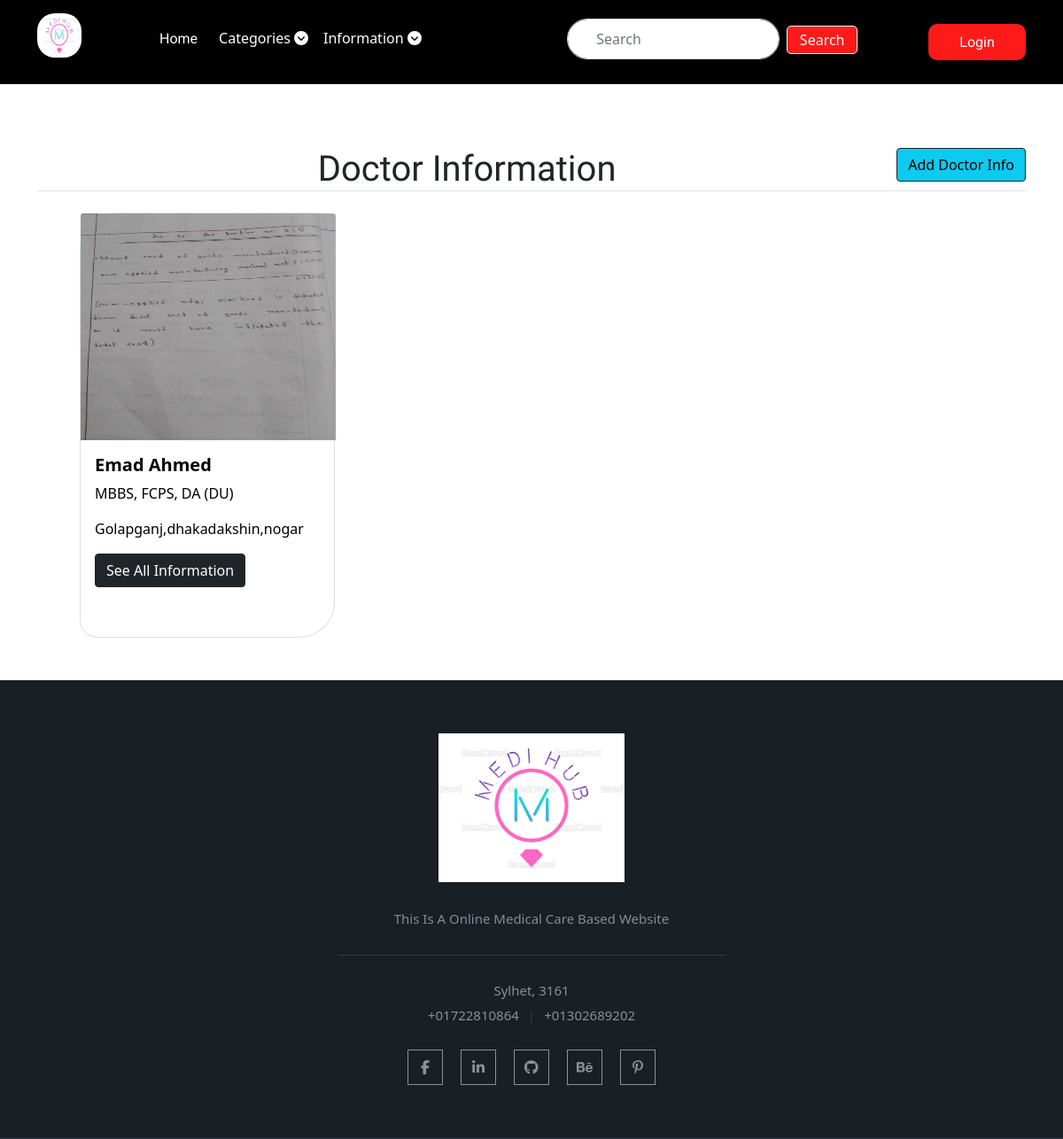
The page /doctor/ on the database as committed earlier.
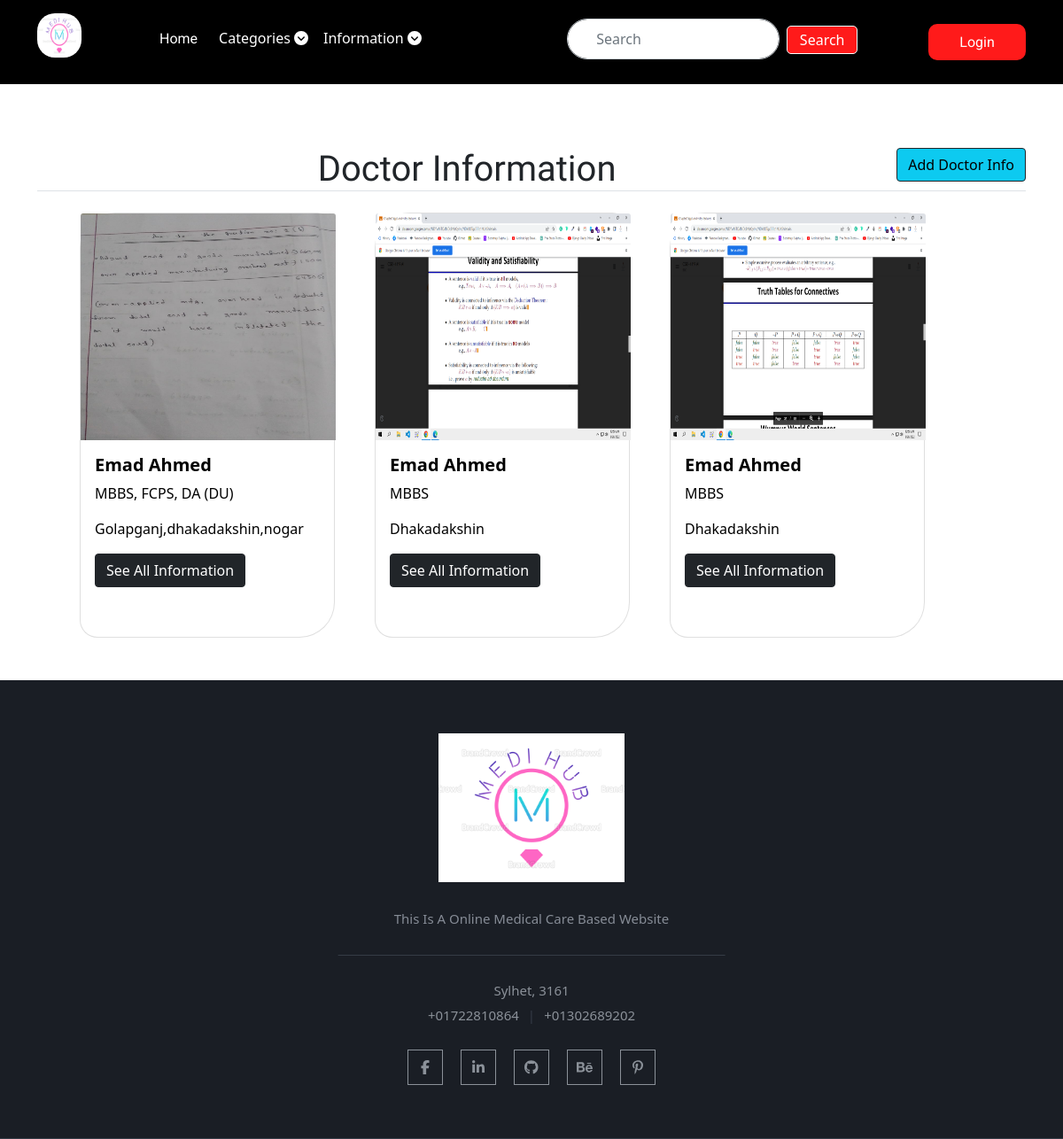
The same page on the database as committed later.
### mediapp/models.py (models this page shows, shortened)
class DoctorInfo(models.Model):
    name = models.CharField(max_length=100)
    qualification = models.CharField(max_length=200)
    specialist = models.CharField(max_length=200, blank=True)
    chamber = models.CharField(max_length=300)
    chamber_address = models.CharField(max_length=300)
    serial_number = models.CharField(max_length=50)
    visiting_hour = models.CharField(max_length=200)
    new_patient_fee = models.IntegerField(blank=True, null=True)
    old_patient_fee = models.IntegerField(blank=True, null=True)
    report_checking_fee = models.IntegerField(blank=True,  null=True)
    doctor_img = models.ImageField(
        upload_to='doctorimg',  blank=True, null=True)
    city = models.CharField(
        max_length=50, choices=STATE_CHOICES, default="Dhaka")

### mediapp/views.py (the view)
# urls.py: path('doctor/', views.doctor, name='doctor'),
def doctor(request):
    doctor_info = DoctorInfo.objects.all()
    if request.user.is_authenticated:
        cart = Cart.objects.filter(user=request.user)
        return render(request, 'app/doctor.html', {'tcart': cart, 'doctor_info': doctor_info})
    return render(request, 'app/doctor.html', {'doctor_info': doctor_info})

### mediapp/templates/app/doctor.html (shortened to what this page needs)
{% extends 'app/base.html' %} <br />
{% load static %} <br />
{% block main-content %}
<div class="container">
  <div class="float-end">
    <a href="{% url 'add_doctor' %}" class="btn btn-info border-1 border-dark"
      >Add Doctor Info</a
    >
  </div>
  <h1 class="text-center text-dark mt-4 mb-4 border-bottom">
    Doctor Information
  </h1>
  <div class="row">
    {% for doctor in doctor_info %}
    <div class="col-lg-3 ms-5">
      <div class="card" style="width: 18rem; height: 30rem">
        {% if doctor.doctor_img %}
        <img src="{{doctor.doctor_img.url}}" class="card-img-top" alt="..." />
        {% endif %}
        <div class="card-body">
          <h5 class="card-title fw-bold">{{doctor.name}}</h5>
          <p class="card-text textp">{{doctor.qualification}}</p>
          <p>{{doctor.chamber_address}}</p>
          <a
            href="{% url 'doctor_details' doctor.id %}"
            class="btn btn-dark border-1"
            >See All Information</a
          >
        </div>
      </div>
    </div>
    {% endfor %}
  </div>
</div>
{% endblock main-content %}

Rows that differ between the two databases and show on the page:
added DoctorInfo: doctor_img (picture), name "Emad Ahmed", qualification "MBBS", chamber_address "Dhakadakshin"
added DoctorInfo: doctor_img (picture), name "Emad Ahmed", qualification "MBBS", chamber_address "Dhakadakshin"
